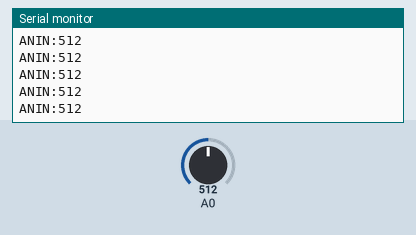
Bench run of a sketch on a simulated Arduino Uno, built with avr-gcc and run on an emulated ATmega328P. Parts: the last lines printed to the serial monitor. The inputs (shaded band) are chosen by the test bench; at power-on: A0 = 512.

Above: at 1.2 s.
1.3 s: A0 set to 716
At 1.31 s:
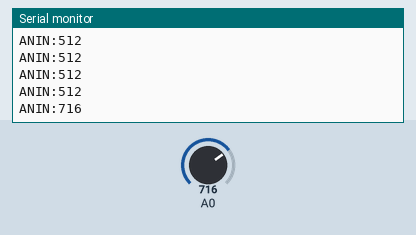
2.8 s: A0 set to 900
At 2.81 s:
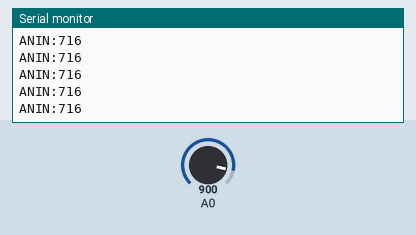
Timing chart, 0 to 5.8 s (numbered marks = the images above; inputs shaded):
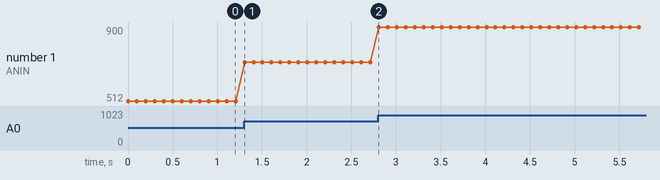

The sketch:

testAnaRead.ino
```cpp
void setup() {
  // put your setup code here, to run once:
  Serial.begin(115200);
  pinMode(14, INPUT);

}

void loop() {
  // put your main code here, to run repeatedly:
  int t = analogRead(14);
  Serial.print("ANIN:");
  Serial.println(t);
  delay(100);
}
```

Measured:
- after the input at 1.3 s, the serial monitor: prints a new line at once (image 1)
- plotted number 1: 512 → 716 after the input at 1.3 s, 716 → 900 after the input at 2.8 s
